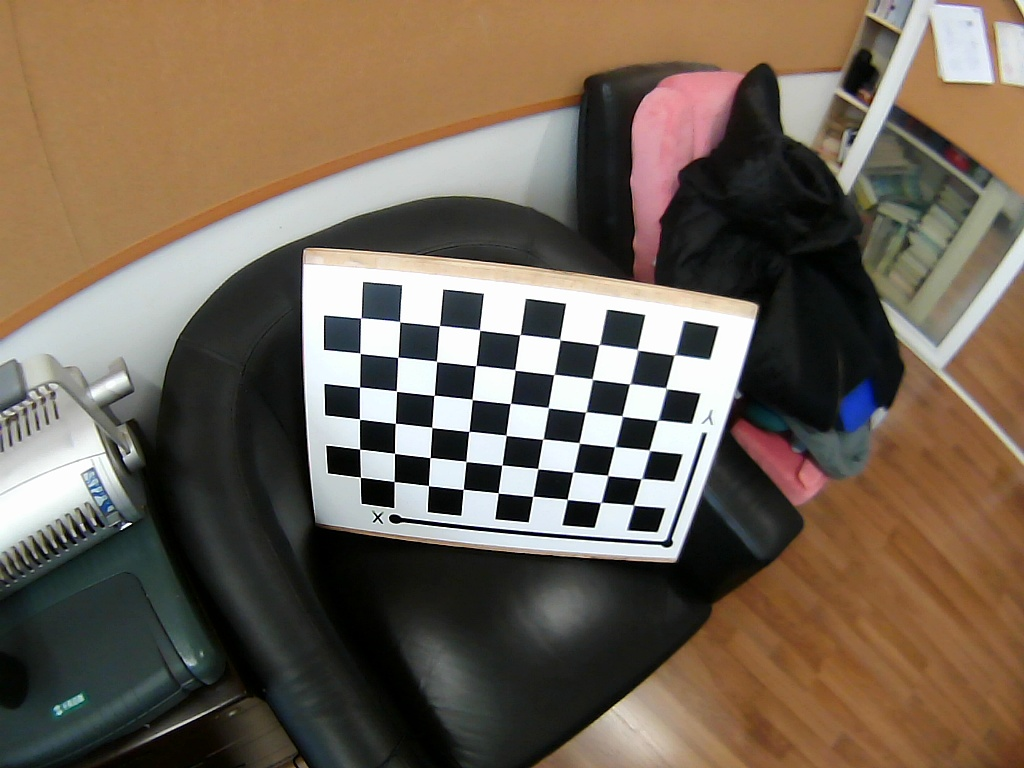
//> input picture chapter-10-imaging model and intrinsics calibration/04-fisheyeCameraCalib/cameracalib/imgs/13.jpg, 1024 x 768 px, given in place of the camera
$ ./cameracalib   (built with g++ and OpenCV 4)
//> lines starting //> are read from the running program, lines starting //| are printed output that depends on the picture; after the words box and inside, x2 and y2 are one past the last pixel; in counts of white or black regions, pixels touching at a corner belong together
//此程序示范了如何用opencv来进行相机内参标定，以及如何利用获取的相机内参来进行鱼眼图像的畸变去除。
//该程序有3个main函数，编译时，每次都需要注释到其他两个，而只保留一个main函数
//main函数1：完成对标定板图像的采集
//main函数2：基于main函数1所采集的标定板图像，完成相机内参标定，并将参数文件存储在本地磁盘
//main函数3：从由main函数2所得到的相机内参文件中，读入相机内参，对原始输入视频进行实时去畸变
//同济大学，张林，2023年4月
#include <string>
#include <iostream>
#include <opencv2/opencv.hpp>
#include <opencv2/core/core.hpp>
#include <opencv2/highgui/highgui.hpp>
#include <opencv2/imgproc/imgproc.hpp>
#include <opencv2/core/core.hpp>
#include <opencv2/highgui/highgui.hpp>
#include <opencv2/features2d/features2d.hpp>
#include <opencv2/calib3d/calib3d.hpp>
#include <opencv2/imgproc/imgproc.hpp>
#include <opencv2/core/version.hpp>
#include <fstream>

using namespace cv;
using namespace std;

//main函数1
//这个main函数完成对标定板图像的采集
//正常进入采集流程后，按q键就会拍摄一张图片，并会在当前图像上进行交叉点检测，如果成功，就会把这张图像保存下来
//按escape键，退出采集过程
int main()
{
	cout << "开始采集标定板图像" << endl;
	//imgDirName，存放所采集的标定板图像
	string imgDirName = "C:\\lin\\CV-Intro\\code\\chapter-10-imaging model and intrinsics calibration\\cameracalib\\cameracalib\\imgs\\";

	Mat frame;
	string imgname;
	int frameIndex = 1;

	cv::Size iPatternSize(9, 6); //交叉点的个数，如果是10*7块的标定板，其有效交叉点是9*6个
	vector<Point2f> gCorners;

	//打开相机并设置相机分辨率。相机的序号从0开始。如果是笔记本外接USB相机，一般来说其编号是1，因为笔记本自带摄像头的编号为0
	VideoCapture inputVideo(1);
	inputVideo.set(cv::CAP_PROP_FRAME_HEIGHT, 768);
	inputVideo.set(cv::CAP_PROP_FRAME_WIDTH, 1024);

	if (!inputVideo.isOpened())
	{
		cout << "打开相机失败 " << endl;
		return -1;
	}
	else
	{
		cout << "相机已打开" << endl;
	}

	int imgsCollected = 0;
	while (1)
	{
		inputVideo >> frame;
//> frame is the input picture: 768 rows x 1024 cols, CV_8UC3; mean B, G, R 85.3, 99.9, 113.3
		if (frame.empty())
			continue;
		imshow("Camera", frame);
		char key = waitKey(1);
//> the 'q' key is pressed
		if (key == 27) //escape键的ASCII码是27，按Escape键就会退出采集，结束循环
			break;
		if (key == 'q' || key == 'Q')
		{
			//在当前图像帧中进行交叉点检测
			bool bPatternFound = findChessboardCorners(frame, iPatternSize, gCorners, CALIB_CB_ADAPTIVE_THRESH + CALIB_CB_NORMALIZE_IMAGE +
				CALIB_CB_FAST_CHECK);
//> gCorners = 54 Points (x, y), first 12: [633.5, 504.9], [600.3, 502.8], [567.1, 499.4], [532.8, 496.4], [498.3, 492.9], [463.3, 489.3], [428.5, 485.6], [394.1, 481.5], [360.4, 477.3], [640.6, 479], [607.7, 475.5], [573, 472.1]; bPatternFound = true
			if (!bPatternFound) //检测交叉点操作失败，说明当前帧的图像质量不合格，继续等待采集下一帧
			{
				cout << "Can not find chessboard corners!\n";
				continue;
			}
			else //将当前帧frame存储在本地磁盘路径imgDirName中
			{
				Mat iImageTemp = frame.clone();
				for (int j = 0; j < gCorners.size(); j++)
				{
					//在当前帧上画出交叉点的坐标，这是为了可视化的目的
					circle(iImageTemp, gCorners[j], 10, Scalar(0, 0, 255), 2, 8, 0);
				}
//> this loop made 54 passes
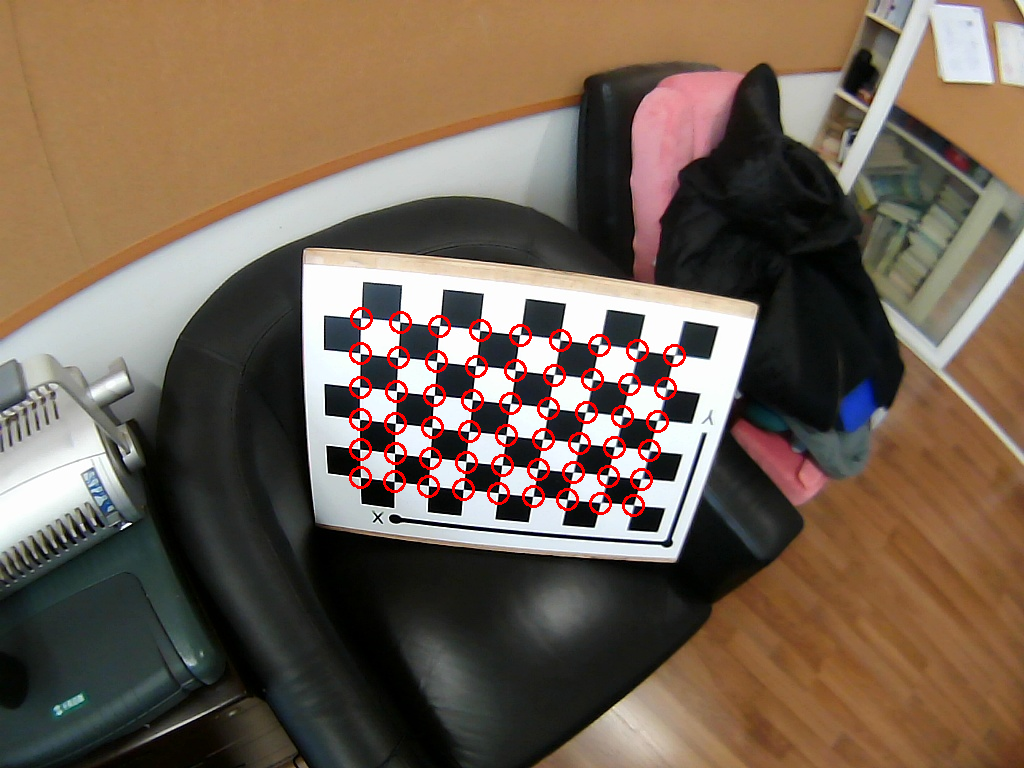
//> iImageTemp: 768 rows x 1024 cols, CV_8UC3; 1.33% of pixels changed, all inside (x1, y1, x2, y2) = (349, 307, 686, 517)
				cv::imshow("Camera", iImageTemp);
				cv::waitKey(1000); //画有交叉点的帧，画面停留1秒
				imgname = imgDirName + to_string(frameIndex++) + ".jpg"; //为当前帧起好名字，存储
				imwrite(imgname, frame);
				imgsCollected++;
				cout << imgsCollected << " images collected!" << endl;
			}
		}
	}
	cout << "完成标定板图像采集" << endl;
	return 0;
}

// [221 lines of commented-out code are left out]

$ run again, on chapter-10-imaging model and intrinsics calibration/04-fisheyeCameraCalib/cameracalib/imgs/14.jpg
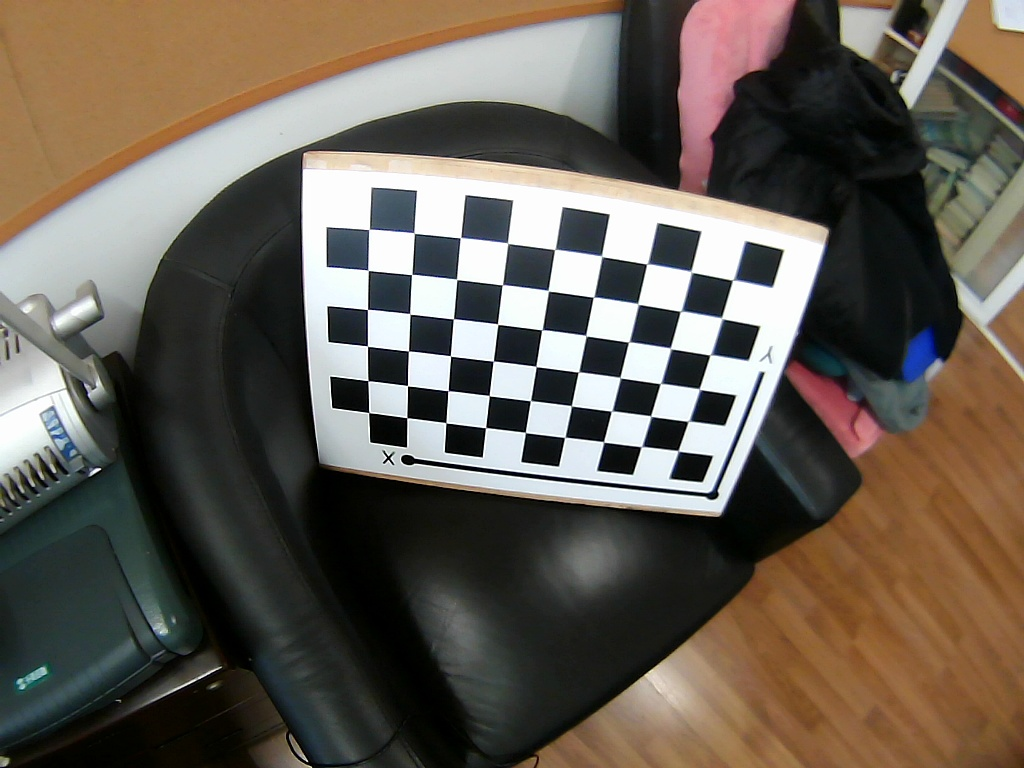
//> input picture chapter-10-imaging model and intrinsics calibration/04-fisheyeCameraCalib/cameracalib/imgs/14.jpg, 1024 x 768 px, given in place of the camera
//> frame is the input picture: 768 rows x 1024 cols, CV_8UC3; mean B, G, R 84.4, 94.2, 102.1
//> gCorners = 54 Points (x, y), first 12: [677.9, 450.6], [640.9, 446.9], [603.5, 441.8], [564.6, 437.5], [525.4, 432.3], [485.7, 427.6], [446, 422.9], [406.8, 417.7], [368.9, 412.5], [687.5, 421.6], [650.6, 415.9], [611.1, 411.5]; bPatternFound = true
//> the loop `for (int j = 0; j < gCorners.size(); j++)` made 54 passes
//> after the loop `for (int j = 0; j < gCorners.size(); j++)`:
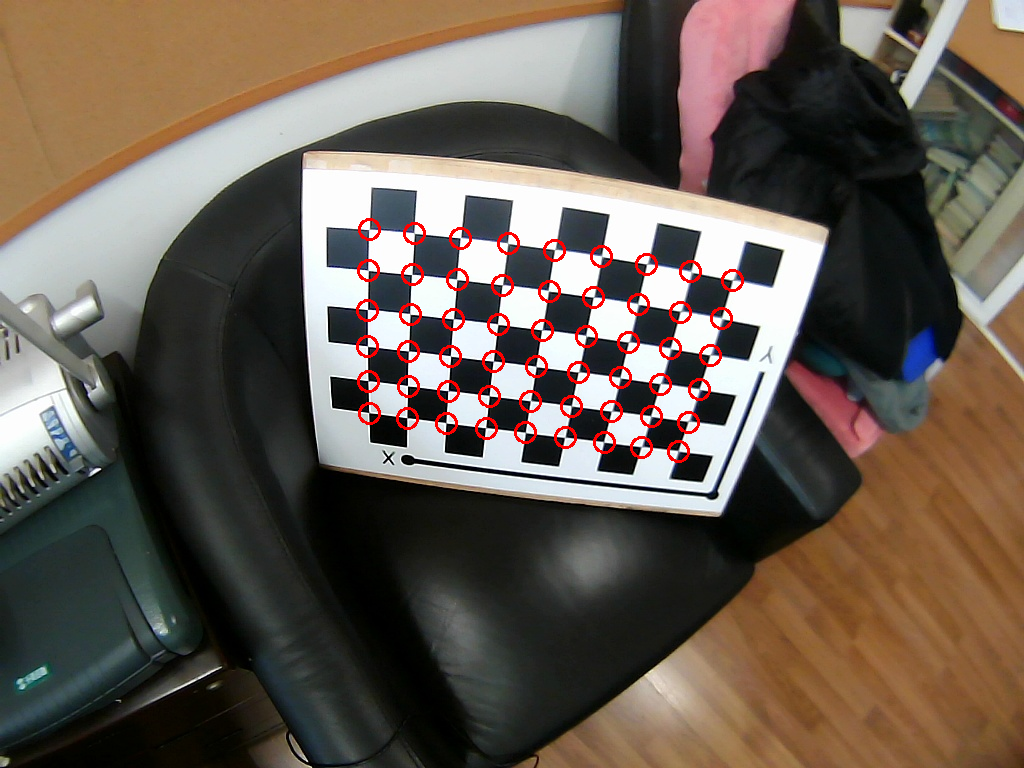
//> iImageTemp: 768 rows x 1024 cols, CV_8UC3; 1.33% of pixels changed, all inside (x1, y1, x2, y2) = (356, 218, 744, 463)

$ run again, on chapter-10-imaging model and intrinsics calibration/04-fisheyeCameraCalib/cameracalib/imgs/15.jpg
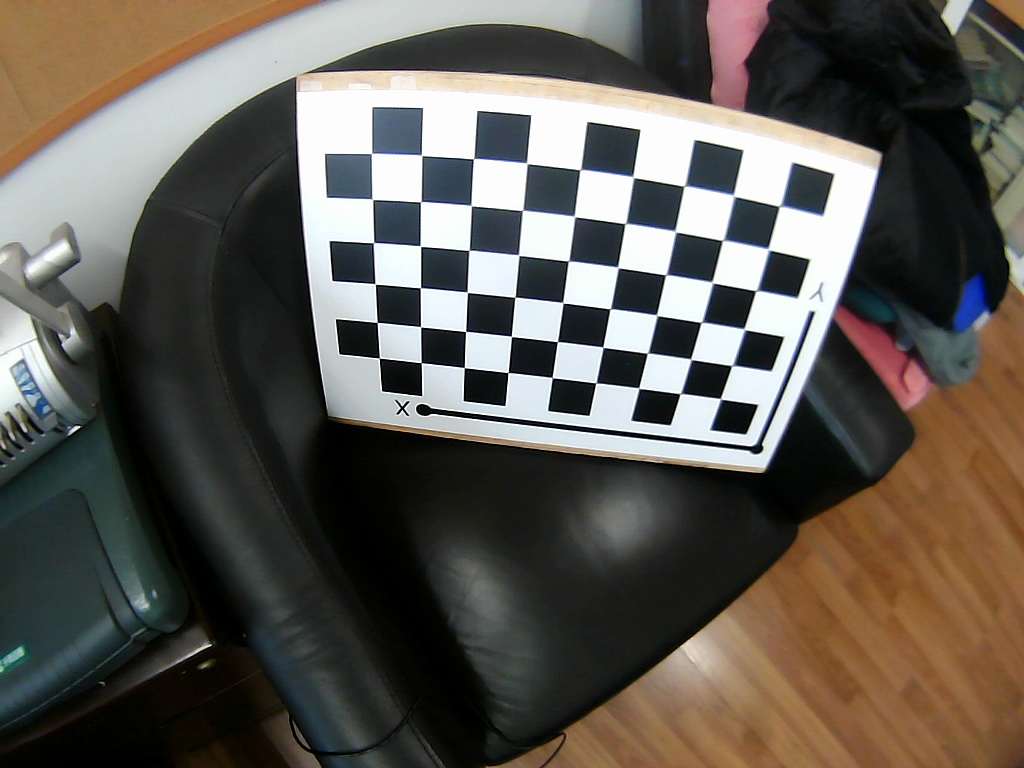
//> input picture chapter-10-imaging model and intrinsics calibration/04-fisheyeCameraCalib/cameracalib/imgs/15.jpg, 1024 x 768 px, given in place of the camera
//> frame is the input picture: 768 rows x 1024 cols, CV_8UC3; mean B, G, R 83.7, 90.5, 95
//> gCorners = 54 Points (x, y), first 12: [720.4, 398.4], [679.7, 393.9], [638.6, 387.9], [595.8, 382.9], [552.1, 377.6], [508, 372.6], [464.3, 367.6], [421.1, 362.6], [379.3, 358.2], [731.2, 365.9], [690.7, 359.1], [647, 353.5]; bPatternFound = true
//> the loop `for (int j = 0; j < gCorners.size(); j++)` made 54 passes
//> after the loop `for (int j = 0; j < gCorners.size(); j++)`:
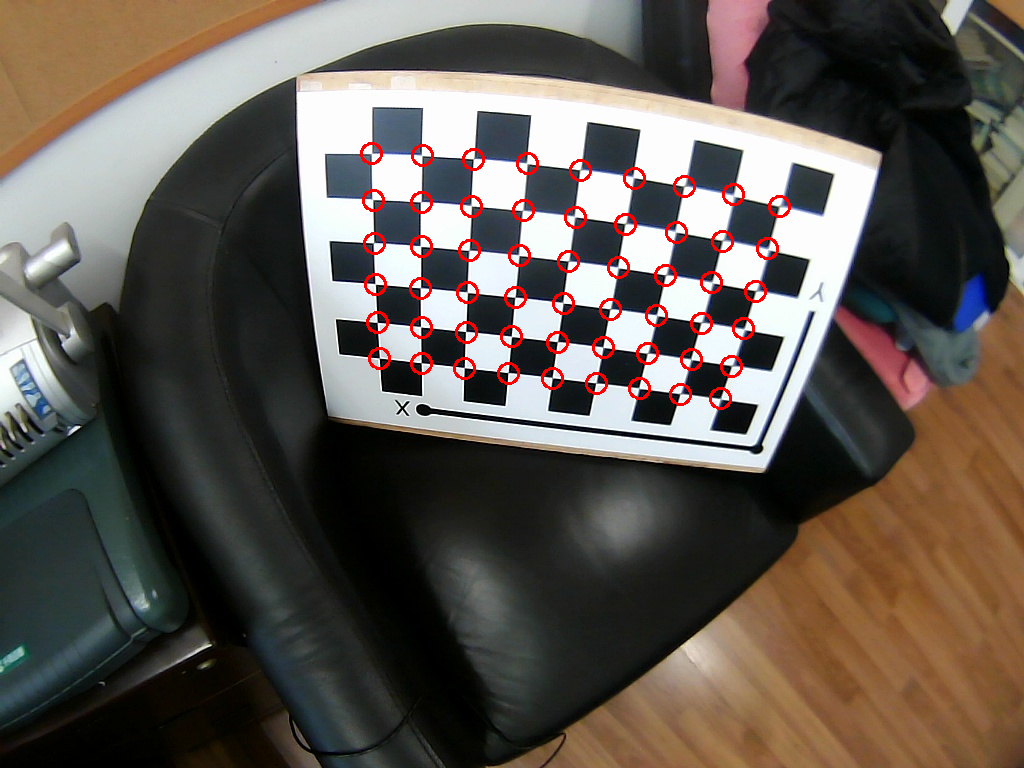
//> iImageTemp: 768 rows x 1024 cols, CV_8UC3; 1.33% of pixels changed, all inside (x1, y1, x2, y2) = (360, 142, 791, 410)

$ run again, on chapter-10-imaging model and intrinsics calibration/04-fisheyeCameraCalib/cameracalib/imgs/16.jpg
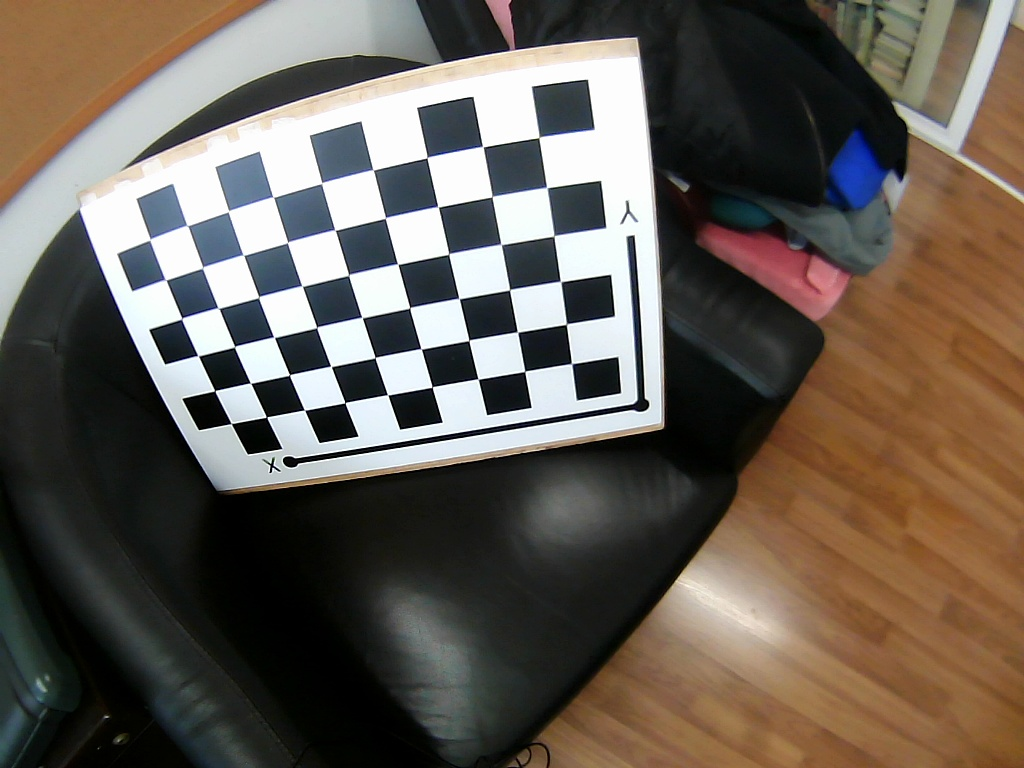
//> input picture chapter-10-imaging model and intrinsics calibration/04-fisheyeCameraCalib/cameracalib/imgs/16.jpg, 1024 x 768 px, given in place of the camera
//> frame is the input picture: 768 rows x 1024 cols, CV_8UC3; mean B, G, R 85.4, 94.3, 102.8
//> gCorners = 54 Points (x, y), first 12: [571.6, 363.6], [524.8, 371.3], [478.1, 379], [432.1, 387.1], [387.6, 394.8], [344.9, 402.8], [304.5, 410.1], [266.6, 417], [231.3, 423.5], [566.3, 324.3], [517.6, 332.2], [468.8, 340.5]; bPatternFound = true
//> the loop `for (int j = 0; j < gCorners.size(); j++)` made 54 passes
//> after the loop `for (int j = 0; j < gCorners.size(); j++)`:
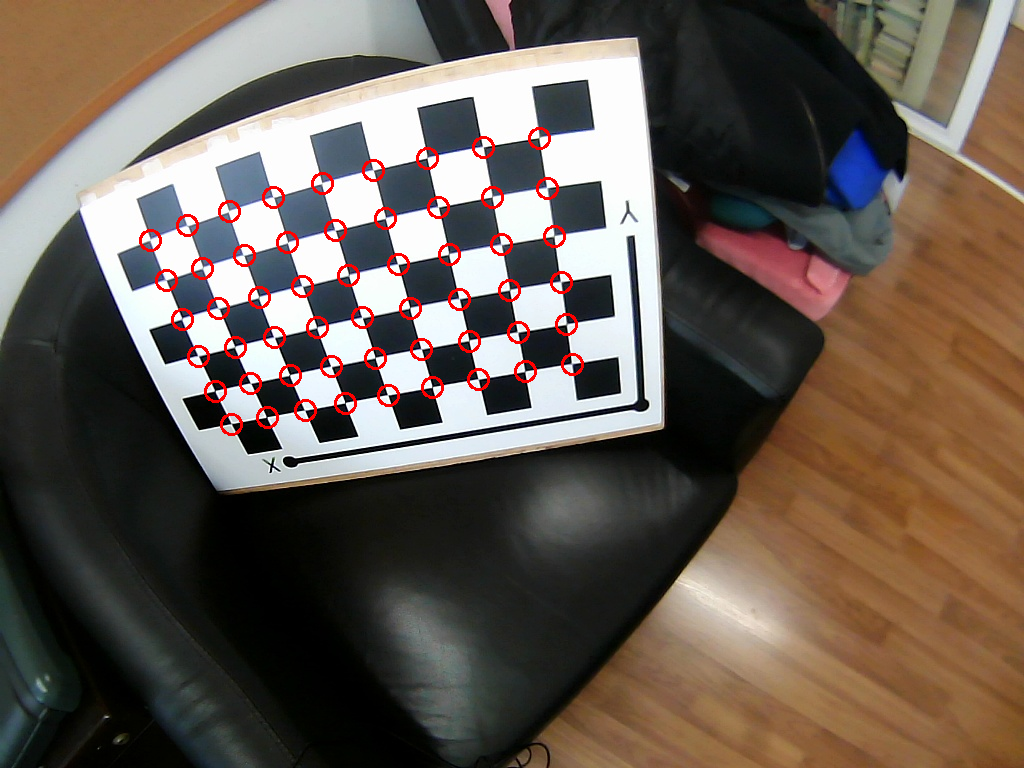
//> iImageTemp: 768 rows x 1024 cols, CV_8UC3; 1.33% of pixels changed, all inside (x1, y1, x2, y2) = (139, 127, 584, 436)
